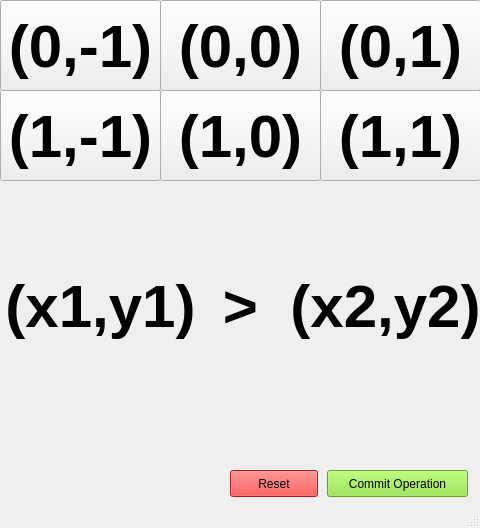
<?xml version="1.0" encoding="UTF-8"?>
<ui version="4.0">
 <class>MainWindow</class>
 <widget class="QMainWindow" name="MainWindow">
  <property name="geometry">
   <rect>
    <x>0</x>
    <y>0</y>
    <width>480</width>
    <height>528</height>
   </rect>
  </property>
  <property name="windowTitle">
   <string>MainWindow</string>
  </property>
  <widget class="QWidget" name="centralwidget">
   <widget class="QLabel" name="labelR">
    <property name="geometry">
     <rect>
      <x>290</x>
      <y>250</y>
      <width>191</width>
      <height>111</height>
     </rect>
    </property>
    <property name="font">
     <font>
      <pointsize>45</pointsize>
      <weight>75</weight>
      <bold>true</bold>
     </font>
    </property>
    <property name="styleSheet">
     <string notr="true"/>
    </property>
    <property name="text">
     <string>(x2,y2)</string>
    </property>
    <property name="textFormat">
     <enum>Qt::AutoText</enum>
    </property>
    <property name="alignment">
     <set>Qt::AlignCenter</set>
    </property>
   </widget>
   <widget class="QLabel" name="labelL">
    <property name="geometry">
     <rect>
      <x>0</x>
      <y>250</y>
      <width>201</width>
      <height>111</height>
     </rect>
    </property>
    <property name="font">
     <font>
      <pointsize>45</pointsize>
      <weight>75</weight>
      <italic>false</italic>
      <bold>true</bold>
     </font>
    </property>
    <property name="styleSheet">
     <string notr="true"/>
    </property>
    <property name="text">
     <string>(x1,y1)</string>
    </property>
    <property name="alignment">
     <set>Qt::AlignCenter</set>
    </property>
   </widget>
   <widget class="QLabel" name="labelS">
    <property name="geometry">
     <rect>
      <x>210</x>
      <y>250</y>
      <width>61</width>
      <height>111</height>
     </rect>
    </property>
    <property name="font">
     <font>
      <pointsize>45</pointsize>
      <weight>75</weight>
      <bold>true</bold>
     </font>
    </property>
    <property name="styleSheet">
     <string notr="true"/>
    </property>
    <property name="text">
     <string>&gt;</string>
    </property>
    <property name="alignment">
     <set>Qt::AlignCenter</set>
    </property>
   </widget>
   <widget class="QPushButton" name="commitOperation">
    <property name="geometry">
     <rect>
      <x>327</x>
      <y>470</y>
      <width>141</width>
      <height>27</height>
     </rect>
    </property>
    <property name="styleSheet">
     <string notr="true">background-color: rgb(138, 226, 52);</string>
    </property>
    <property name="text">
     <string>Commit Operation</string>
    </property>
   </widget>
   <widget class="QPushButton" name="reset">
    <property name="geometry">
     <rect>
      <x>230</x>
      <y>470</y>
      <width>88</width>
      <height>27</height>
     </rect>
    </property>
    <property name="styleSheet">
     <string notr="true">background-color: rgb(239, 41, 41);</string>
    </property>
    <property name="text">
     <string>Reset</string>
    </property>
   </widget>
   <widget class="QPushButton" name="b0m1">
    <property name="geometry">
     <rect>
      <x>0</x>
      <y>0</y>
      <width>161</width>
      <height>91</height>
     </rect>
    </property>
    <property name="font">
     <font>
      <pointsize>45</pointsize>
      <weight>75</weight>
      <bold>true</bold>
     </font>
    </property>
    <property name="text">
     <string>(0,-1)</string>
    </property>
   </widget>
   <widget class="QPushButton" name="b00">
    <property name="geometry">
     <rect>
      <x>160</x>
      <y>0</y>
      <width>161</width>
      <height>91</height>
     </rect>
    </property>
    <property name="font">
     <font>
      <pointsize>45</pointsize>
      <weight>75</weight>
      <bold>true</bold>
     </font>
    </property>
    <property name="text">
     <string>(0,0)</string>
    </property>
   </widget>
   <widget class="QPushButton" name="b01">
    <property name="geometry">
     <rect>
      <x>320</x>
      <y>0</y>
      <width>161</width>
      <height>91</height>
     </rect>
    </property>
    <property name="font">
     <font>
      <pointsize>45</pointsize>
      <weight>75</weight>
      <bold>true</bold>
     </font>
    </property>
    <property name="text">
     <string>(0,1)</string>
    </property>
   </widget>
   <widget class="QPushButton" name="b1m1">
    <property name="geometry">
     <rect>
      <x>0</x>
      <y>90</y>
      <width>161</width>
      <height>91</height>
     </rect>
    </property>
    <property name="font">
     <font>
      <pointsize>45</pointsize>
      <weight>75</weight>
      <bold>true</bold>
     </font>
    </property>
    <property name="text">
     <string>(1,-1)</string>
    </property>
   </widget>
   <widget class="QPushButton" name="b10">
    <property name="geometry">
     <rect>
      <x>160</x>
      <y>90</y>
      <width>161</width>
      <height>91</height>
     </rect>
    </property>
    <property name="font">
     <font>
      <pointsize>45</pointsize>
      <weight>75</weight>
      <bold>true</bold>
     </font>
    </property>
    <property name="text">
     <string>(1,0)</string>
    </property>
   </widget>
   <widget class="QPushButton" name="b11">
    <property name="geometry">
     <rect>
      <x>320</x>
      <y>90</y>
      <width>161</width>
      <height>91</height>
     </rect>
    </property>
    <property name="font">
     <font>
      <pointsize>45</pointsize>
      <weight>75</weight>
      <bold>true</bold>
     </font>
    </property>
    <property name="text">
     <string>(1,1)</string>
    </property>
   </widget>
  </widget>
  <widget class="QStatusBar" name="statusbar"/>
 </widget>
 <resources/>
 <connections/>
</ui>
